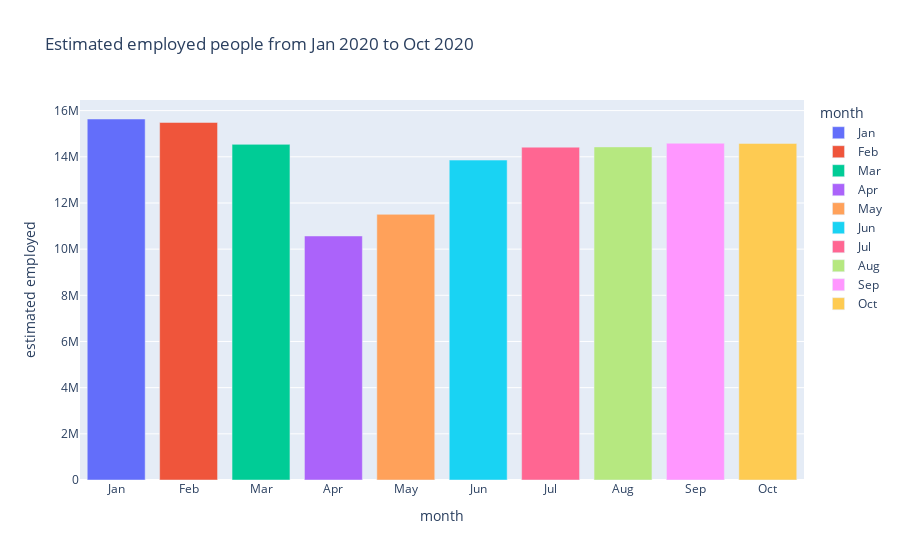

The notebook cell saved with this chart:
### Code cell
# --- Explication de cette cellule ---
import plotly.express as px
fig=px.bar(data22,x='month',y='estimated employed',color='month',category_orders={'month':['Jan','Feb','Mar','Apr','May','Jun','Jul','Aug','Sep','Oct']},title='Estimated employed people from Jan 2020 to Oct 2020')
fig.show()

### Figure 1 — Plotly figure (JSON) as saved in the notebook; plotly's stock layout.template omitted (floating-point values rounded to 4 significant figures)
{"data": [{"alignmentgroup": "True", "hovertemplate": "month=%{x}<br>estimated employed=%{y}<extra></extra>", "legendgroup": "Jan", "marker": {"color": "#636efa", "pattern": {"shape": ""}}, "name": "Jan", "offsetgroup": "Jan", "orientation": "v", "showlegend": true, "textposition": "auto", "type": "bar", "x": ["Jan"], "xaxis": "x", "y": [15640000.0], "yaxis": "y"}, {"alignmentgroup": "True", "hovertemplate": "month=%{x}<br>estimated employed=%{y}<extra></extra>", "legendgroup": "Feb", "marker": {"color": "#EF553B", "pattern": {"shape": ""}}, "name": "Feb", "offsetgroup": "Feb", "orientation": "v", "showlegend": true, "textposition": "auto", "type": "bar", "x": ["Feb"], "xaxis": "x", "y": [15490000.0], "yaxis": "y"}, {"alignmentgroup": "True", "hovertemplate": "month=%{x}<br>estimated employed=%{y}<extra></extra>", "legendgroup": "Mar", "marker": {"color": "#00cc96", "pattern": {"shape": ""}}, "name": "Mar", "offsetgroup": "Mar", "orientation": "v", "showlegend": true, "textposition": "auto", "type": "bar", "x": ["Mar"], "xaxis": "x", "y": [14540000.0], "yaxis": "y"}, {"alignmentgroup": "True", "hovertemplate": "month=%{x}<br>estimated employed=%{y}<extra></extra>", "legendgroup": "Apr", "marker": {"color": "#ab63fa", "pattern": {"shape": ""}}, "name": "Apr", "offsetgroup": "Apr", "orientation": "v", "showlegend": true, "textposition": "auto", "type": "bar", "x": ["Apr"], "xaxis": "x", "y": [10570199], "yaxis": "y"}, {"alignmentgroup": "True", "hovertemplate": "month=%{x}<br>estimated employed=%{y}<extra></extra>", "legendgroup": "May", "marker": {"color": "#FFA15A", "pattern": {"shape": ""}}, "name": "May", "offsetgroup": "May", "orientation": "v", "showlegend": true, "textposition": "auto", "type": "bar", "x": ["May"], "xaxis": "x", "y": [11510000.0], "yaxis": "y"}, {"alignmentgroup": "True", "hovertemplate": "month=%{x}<br>estimated employed=%{y}<extra></extra>", "legendgroup": "Jun", "marker": {"color": "#19d3f3", "pattern": {"shape": ""}}, "name": "Jun", "offsetgroup": "Jun", "orientation": "v", "showlegend": true, "textposition": "auto", "type": "bar", "x": ["Jun"], "xaxis": "x", "y": [13860000.0], "yaxis": "y"}, {"alignmentgroup": "True", "hovertemplate": "month=%{x}<br>estimated employed=%{y}<extra></extra>", "legendgroup": "Jul", "marker": {"color": "#FF6692", "pattern": {"shape": ""}}, "name": "Jul", "offsetgroup": "Jul", "orientation": "v", "showlegend": true, "textposition": "auto", "type": "bar", "x": ["Jul"], "xaxis": "x", "y": [14420000.0], "yaxis": "y"}, {"alignmentgroup": "True", "hovertemplate": "month=%{x}<br>estimated employed=%{y}<extra></extra>", "legendgroup": "Aug", "marker": {"color": "#B6E880", "pattern": {"shape": ""}}, "name": "Aug", "offsetgroup": "Aug", "orientation": "v", "showlegend": true, "textposition": "auto", "type": "bar", "x": ["Aug"], "xaxis": "x", "y": [14430000.0], "yaxis": "y"}, {"alignmentgroup": "True", "hovertemplate": "month=%{x}<br>estimated employed=%{y}<extra></extra>", "legendgroup": "Sep", "marker": {"color": "#FF97FF", "pattern": {"shape": ""}}, "name": "Sep", "offsetgroup": "Sep", "orientation": "v", "showlegend": true, "textposition": "auto", "type": "bar", "x": ["Sep"], "xaxis": "x", "y": [14590000.0], "yaxis": "y"}, {"alignmentgroup": "True", "hovertemplate": "month=%{x}<br>estimated employed=%{y}<extra></extra>", "legendgroup": "Oct", "marker": {"color": "#FECB52", "pattern": {"shape": ""}}, "name": "Oct", "offsetgroup": "Oct", "orientation": "v", "showlegend": true, "textposition": "auto", "type": "bar", "x": ["Oct"], "xaxis": "x", "y": [14580000.0], "yaxis": "y"}], "layout": {"barmode": "relative", "legend": {"title": {"text": "month"}, "tracegroupgap": 0}, "title": {"text": "Estimated employed people from Jan 2020 to Oct 2020"}, "xaxis": {"anchor": "y", "categoryarray": ["Jan", "Feb", "Mar", "Apr", "May", "Jun", "Jul", "Aug", "Sep", "Oct"], "categoryorder": "array", "domain": [0, 1], "title": {"text": "month"}}, "yaxis": {"anchor": "x", "domain": [0, 1], "title": {"text": "estimated employed"}}}}
